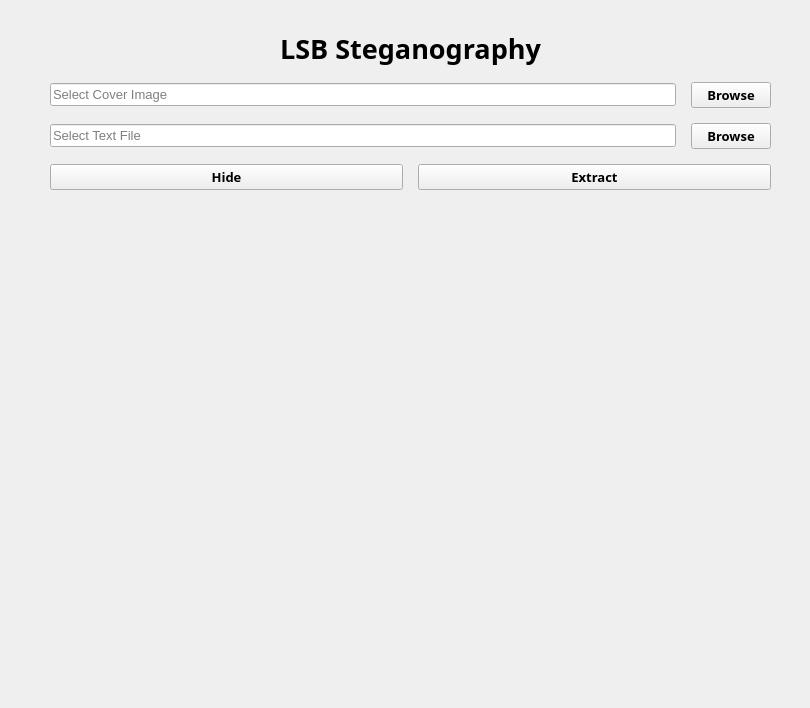
<?xml version="1.0" encoding="UTF-8"?>
<ui version="4.0">
 <class>Form</class>
 <widget class="QWidget" name="Form">
  <property name="geometry">
   <rect>
    <x>0</x>
    <y>0</y>
    <width>810</width>
    <height>708</height>
   </rect>
  </property>
  <property name="sizePolicy">
   <sizepolicy hsizetype="Maximum" vsizetype="Maximum">
    <horstretch>0</horstretch>
    <verstretch>0</verstretch>
   </sizepolicy>
  </property>
  <property name="windowTitle">
   <string>Form</string>
  </property>
  <widget class="QWidget" name="widget" native="true">
   <property name="geometry">
    <rect>
     <x>10</x>
     <y>10</y>
     <width>791</width>
     <height>691</height>
    </rect>
   </property>
   <property name="sizePolicy">
    <sizepolicy hsizetype="Maximum" vsizetype="Maximum">
     <horstretch>0</horstretch>
     <verstretch>0</verstretch>
    </sizepolicy>
   </property>
   <property name="minimumSize">
    <size>
     <width>0</width>
     <height>691</height>
    </size>
   </property>
   <property name="maximumSize">
    <size>
     <width>791</width>
     <height>16777215</height>
    </size>
   </property>
   <widget class="QWidget" name="verticalLayoutWidget">
    <property name="geometry">
     <rect>
      <x>40</x>
      <y>20</y>
      <width>721</width>
      <height>631</height>
     </rect>
    </property>
    <layout class="QVBoxLayout" name="verticalLayout">
     <property name="spacing">
      <number>15</number>
     </property>
     <property name="sizeConstraint">
      <enum>QLayout::SetMaximumSize</enum>
     </property>
     <item>
      <widget class="QLabel" name="label">
       <property name="font">
        <font>
         <family>Poppins SemiBold</family>
         <pointsize>20</pointsize>
         <weight>75</weight>
         <bold>true</bold>
        </font>
       </property>
       <property name="text">
        <string>LSB Steganography</string>
       </property>
       <property name="textFormat">
        <enum>Qt::RichText</enum>
       </property>
       <property name="alignment">
        <set>Qt::AlignCenter</set>
       </property>
      </widget>
     </item>
     <item>
      <layout class="QHBoxLayout" name="horizontalLayout">
       <item>
        <widget class="QLineEdit" name="lineEdit">
         <property name="font">
          <font>
           <family>Arial</family>
           <pointsize>10</pointsize>
          </font>
         </property>
         <property name="placeholderText">
          <string>Select Cover Image</string>
         </property>
        </widget>
       </item>
       <item>
        <widget class="QPushButton" name="pushButton">
         <property name="font">
          <font>
           <family>Book Antiqua</family>
           <pointsize>10</pointsize>
           <weight>75</weight>
           <italic>false</italic>
           <bold>true</bold>
          </font>
         </property>
         <property name="text">
          <string>Browse</string>
         </property>
        </widget>
       </item>
      </layout>
     </item>
     <item>
      <layout class="QHBoxLayout" name="horizontalLayout_2">
       <item>
        <widget class="QLineEdit" name="lineEdit_2">
         <property name="font">
          <font>
           <family>Arial</family>
           <pointsize>10</pointsize>
          </font>
         </property>
         <property name="placeholderText">
          <string>Select Text File</string>
         </property>
        </widget>
       </item>
       <item>
        <widget class="QPushButton" name="pushButton_2">
         <property name="font">
          <font>
           <family>Book Antiqua</family>
           <pointsize>10</pointsize>
           <weight>75</weight>
           <bold>true</bold>
          </font>
         </property>
         <property name="text">
          <string>Browse</string>
         </property>
        </widget>
       </item>
      </layout>
     </item>
     <item>
      <layout class="QHBoxLayout" name="horizontalLayout_3">
       <item>
        <widget class="QPushButton" name="pushButton_3">
         <property name="font">
          <font>
           <family>Book Antiqua</family>
           <pointsize>10</pointsize>
           <weight>75</weight>
           <bold>true</bold>
          </font>
         </property>
         <property name="text">
          <string>Hide</string>
         </property>
        </widget>
       </item>
       <item>
        <widget class="QPushButton" name="pushButton_4">
         <property name="font">
          <font>
           <family>Book Antiqua</family>
           <pointsize>10</pointsize>
           <weight>75</weight>
           <bold>true</bold>
          </font>
         </property>
         <property name="text">
          <string>Extract</string>
         </property>
        </widget>
       </item>
      </layout>
     </item>
     <item>
      <widget class="QLabel" name="label_3">
       <property name="sizePolicy">
        <sizepolicy hsizetype="Expanding" vsizetype="Expanding">
         <horstretch>0</horstretch>
         <verstretch>0</verstretch>
        </sizepolicy>
       </property>
       <property name="text">
        <string/>
       </property>
      </widget>
     </item>
    </layout>
   </widget>
  </widget>
 </widget>
 <resources/>
 <connections/>
</ui>
